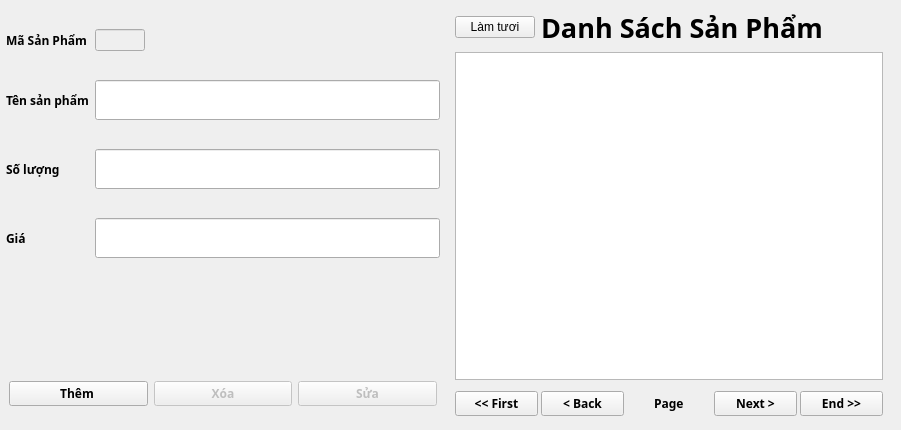
<?xml version="1.0" encoding="UTF-8"?>
<ui version="4.0">
 <class>FSanPham</class>
 <widget class="QWidget" name="FSanPham">
  <property name="geometry">
   <rect>
    <x>0</x>
    <y>0</y>
    <width>901</width>
    <height>430</height>
   </rect>
  </property>
  <property name="sizePolicy">
   <sizepolicy hsizetype="Preferred" vsizetype="Fixed">
    <horstretch>0</horstretch>
    <verstretch>0</verstretch>
   </sizepolicy>
  </property>
  <property name="windowTitle">
   <string>Form</string>
  </property>
  <layout class="QHBoxLayout" name="horizontalLayout">
   <property name="spacing">
    <number>0</number>
   </property>
   <property name="leftMargin">
    <number>0</number>
   </property>
   <property name="topMargin">
    <number>0</number>
   </property>
   <property name="rightMargin">
    <number>0</number>
   </property>
   <property name="bottomMargin">
    <number>0</number>
   </property>
   <item>
    <widget class="QWidget" name="widget" native="true">
     <layout class="QHBoxLayout" name="horizontalLayout_2">
      <property name="spacing">
       <number>0</number>
      </property>
      <property name="leftMargin">
       <number>0</number>
      </property>
      <property name="topMargin">
       <number>0</number>
      </property>
      <property name="bottomMargin">
       <number>0</number>
      </property>
      <item>
       <widget class="QWidget" name="widget_2" native="true">
        <layout class="QVBoxLayout" name="verticalLayout">
         <property name="spacing">
          <number>0</number>
         </property>
         <property name="leftMargin">
          <number>0</number>
         </property>
         <property name="topMargin">
          <number>0</number>
         </property>
         <property name="rightMargin">
          <number>0</number>
         </property>
         <property name="bottomMargin">
          <number>0</number>
         </property>
         <item>
          <widget class="QWidget" name="widget_4" native="true">
           <layout class="QHBoxLayout" name="horizontalLayout_5">
            <property name="spacing">
             <number>0</number>
            </property>
            <property name="leftMargin">
             <number>6</number>
            </property>
            <property name="topMargin">
             <number>0</number>
            </property>
            <property name="rightMargin">
             <number>6</number>
            </property>
            <property name="bottomMargin">
             <number>0</number>
            </property>
            <item>
             <layout class="QGridLayout" name="gridLayout">
              <property name="horizontalSpacing">
               <number>6</number>
              </property>
              <property name="verticalSpacing">
               <number>0</number>
              </property>
              <item row="1" column="1">
               <widget class="QLineEdit" name="txtTenSP">
                <property name="minimumSize">
                 <size>
                  <width>0</width>
                  <height>40</height>
                 </size>
                </property>
               </widget>
              </item>
              <item row="2" column="1">
               <widget class="QLineEdit" name="txtSL">
                <property name="minimumSize">
                 <size>
                  <width>0</width>
                  <height>40</height>
                 </size>
                </property>
               </widget>
              </item>
              <item row="0" column="0" alignment="Qt::AlignLeft">
               <widget class="QLabel" name="label_2">
                <property name="font">
                 <font>
                  <family>Ubuntu Condensed</family>
                  <weight>75</weight>
                  <bold>true</bold>
                 </font>
                </property>
                <property name="text">
                 <string>Mã Sản Phẩm</string>
                </property>
               </widget>
              </item>
              <item row="0" column="1">
               <widget class="QLineEdit" name="txtMaSP">
                <property name="enabled">
                 <bool>false</bool>
                </property>
                <property name="minimumSize">
                 <size>
                  <width>0</width>
                  <height>0</height>
                 </size>
                </property>
                <property name="maximumSize">
                 <size>
                  <width>50</width>
                  <height>16777215</height>
                 </size>
                </property>
                <property name="readOnly">
                 <bool>true</bool>
                </property>
               </widget>
              </item>
              <item row="3" column="1">
               <widget class="QLineEdit" name="txtGia">
                <property name="minimumSize">
                 <size>
                  <width>0</width>
                  <height>40</height>
                 </size>
                </property>
               </widget>
              </item>
              <item row="1" column="0" alignment="Qt::AlignLeft">
               <widget class="QLabel" name="label_3">
                <property name="font">
                 <font>
                  <family>Ubuntu Condensed</family>
                  <weight>75</weight>
                  <bold>true</bold>
                 </font>
                </property>
                <property name="text">
                 <string>Tên sản phẩm</string>
                </property>
               </widget>
              </item>
              <item row="3" column="0" alignment="Qt::AlignLeft">
               <widget class="QLabel" name="label_5">
                <property name="font">
                 <font>
                  <family>Ubuntu Condensed</family>
                  <weight>75</weight>
                  <bold>true</bold>
                 </font>
                </property>
                <property name="text">
                 <string>Giá</string>
                </property>
               </widget>
              </item>
              <item row="2" column="0" alignment="Qt::AlignLeft">
               <widget class="QLabel" name="label_4">
                <property name="font">
                 <font>
                  <family>Ubuntu Condensed</family>
                  <weight>75</weight>
                  <bold>true</bold>
                 </font>
                </property>
                <property name="text">
                 <string>Số lượng </string>
                </property>
               </widget>
              </item>
             </layout>
            </item>
           </layout>
          </widget>
         </item>
         <item>
          <widget class="QWidget" name="widget_5" native="true">
           <property name="sizePolicy">
            <sizepolicy hsizetype="Preferred" vsizetype="Fixed">
             <horstretch>0</horstretch>
             <verstretch>0</verstretch>
            </sizepolicy>
           </property>
           <layout class="QVBoxLayout" name="verticalLayout_3">
            <item>
             <spacer name="verticalSpacer">
              <property name="orientation">
               <enum>Qt::Vertical</enum>
              </property>
              <property name="sizeHint" stdset="0">
               <size>
                <width>20</width>
                <height>83</height>
               </size>
              </property>
             </spacer>
            </item>
            <item>
             <layout class="QHBoxLayout" name="horizontalLayout_4">
              <property name="bottomMargin">
               <number>15</number>
              </property>
              <item>
               <widget class="QPushButton" name="btnThem">
                <property name="font">
                 <font>
                  <family>Ubuntu Condensed</family>
                  <weight>75</weight>
                  <bold>true</bold>
                 </font>
                </property>
                <property name="text">
                 <string>Thêm </string>
                </property>
               </widget>
              </item>
              <item>
               <widget class="QPushButton" name="btnXoa">
                <property name="enabled">
                 <bool>false</bool>
                </property>
                <property name="font">
                 <font>
                  <family>Ubuntu Condensed</family>
                  <weight>75</weight>
                  <bold>true</bold>
                 </font>
                </property>
                <property name="text">
                 <string>Xóa</string>
                </property>
               </widget>
              </item>
              <item>
               <widget class="QPushButton" name="btnSua">
                <property name="enabled">
                 <bool>false</bool>
                </property>
                <property name="font">
                 <font>
                  <family>Ubuntu Condensed</family>
                  <weight>75</weight>
                  <bold>true</bold>
                 </font>
                </property>
                <property name="text">
                 <string>Sửa</string>
                </property>
               </widget>
              </item>
             </layout>
            </item>
           </layout>
          </widget>
         </item>
        </layout>
       </widget>
      </item>
      <item>
       <widget class="QWidget" name="widget_3" native="true">
        <layout class="QVBoxLayout" name="verticalLayout_2">
         <item>
          <widget class="QWidget" name="widget_6" native="true">
           <property name="sizePolicy">
            <sizepolicy hsizetype="Preferred" vsizetype="Fixed">
             <horstretch>0</horstretch>
             <verstretch>0</verstretch>
            </sizepolicy>
           </property>
           <layout class="QHBoxLayout" name="horizontalLayout_3">
            <property name="leftMargin">
             <number>0</number>
            </property>
            <property name="topMargin">
             <number>0</number>
            </property>
            <property name="rightMargin">
             <number>0</number>
            </property>
            <property name="bottomMargin">
             <number>0</number>
            </property>
            <item alignment="Qt::AlignLeft">
             <widget class="QWidget" name="widget_8" native="true">
              <layout class="QHBoxLayout" name="horizontalLayout_7">
               <property name="leftMargin">
                <number>0</number>
               </property>
               <property name="topMargin">
                <number>0</number>
               </property>
               <property name="rightMargin">
                <number>0</number>
               </property>
               <property name="bottomMargin">
                <number>0</number>
               </property>
               <item>
                <widget class="QPushButton" name="btnLT">
                 <property name="text">
                  <string>Làm tươi</string>
                 </property>
                </widget>
               </item>
              </layout>
             </widget>
            </item>
            <item>
             <widget class="QWidget" name="widget_10" native="true">
              <layout class="QHBoxLayout" name="horizontalLayout_9">
               <property name="leftMargin">
                <number>0</number>
               </property>
               <property name="topMargin">
                <number>0</number>
               </property>
               <property name="rightMargin">
                <number>0</number>
               </property>
               <property name="bottomMargin">
                <number>0</number>
               </property>
               <item alignment="Qt::AlignHCenter">
                <widget class="QLabel" name="label">
                 <property name="font">
                  <font>
                   <family>Ubuntu Condensed</family>
                   <pointsize>20</pointsize>
                   <weight>75</weight>
                   <bold>true</bold>
                  </font>
                 </property>
                 <property name="text">
                  <string>Danh Sách Sản Phẩm</string>
                 </property>
                </widget>
               </item>
              </layout>
             </widget>
            </item>
            <item>
             <widget class="QWidget" name="widget_9" native="true">
              <layout class="QHBoxLayout" name="horizontalLayout_8">
               <property name="leftMargin">
                <number>0</number>
               </property>
               <property name="topMargin">
                <number>0</number>
               </property>
               <property name="rightMargin">
                <number>0</number>
               </property>
               <property name="bottomMargin">
                <number>0</number>
               </property>
              </layout>
             </widget>
            </item>
           </layout>
          </widget>
         </item>
         <item>
          <widget class="QWidget" name="widget_7" native="true">
           <layout class="QHBoxLayout" name="horizontalLayout_6">
            <property name="spacing">
             <number>0</number>
            </property>
            <property name="leftMargin">
             <number>0</number>
            </property>
            <property name="topMargin">
             <number>0</number>
            </property>
            <property name="rightMargin">
             <number>0</number>
            </property>
            <property name="bottomMargin">
             <number>0</number>
            </property>
            <item>
             <widget class="QTableView" name="tabSanPham">
              <property name="editTriggers">
               <set>QAbstractItemView::NoEditTriggers</set>
              </property>
             </widget>
            </item>
           </layout>
          </widget>
         </item>
         <item>
          <widget class="QWidget" name="widget_11" native="true">
           <layout class="QHBoxLayout" name="horizontalLayout_10">
            <property name="spacing">
             <number>3</number>
            </property>
            <property name="leftMargin">
             <number>0</number>
            </property>
            <property name="topMargin">
             <number>0</number>
            </property>
            <property name="rightMargin">
             <number>0</number>
            </property>
            <property name="bottomMargin">
             <number>0</number>
            </property>
            <item>
             <widget class="QPushButton" name="btnFirst">
              <property name="font">
               <font>
                <family>Ubuntu Condensed</family>
                <weight>75</weight>
                <bold>true</bold>
               </font>
              </property>
              <property name="text">
               <string>&lt;&lt; First</string>
              </property>
             </widget>
            </item>
            <item>
             <widget class="QPushButton" name="btnBack">
              <property name="font">
               <font>
                <family>Ubuntu Condensed</family>
                <weight>75</weight>
                <bold>true</bold>
               </font>
              </property>
              <property name="text">
               <string>&lt; Back</string>
              </property>
             </widget>
            </item>
            <item alignment="Qt::AlignHCenter">
             <widget class="QWidget" name="widget_12" native="true">
              <layout class="QVBoxLayout" name="verticalLayout_4">
               <item>
                <widget class="QLabel" name="lbPage">
                 <property name="font">
                  <font>
                   <family>Ubuntu Condensed</family>
                   <weight>75</weight>
                   <bold>true</bold>
                  </font>
                 </property>
                 <property name="text">
                  <string>Page</string>
                 </property>
                </widget>
               </item>
              </layout>
             </widget>
            </item>
            <item>
             <widget class="QPushButton" name="btnNext">
              <property name="font">
               <font>
                <family>Ubuntu Condensed</family>
                <weight>75</weight>
                <bold>true</bold>
               </font>
              </property>
              <property name="text">
               <string>Next &gt;</string>
              </property>
             </widget>
            </item>
            <item>
             <widget class="QPushButton" name="btnEnd">
              <property name="font">
               <font>
                <family>Ubuntu Condensed</family>
                <weight>75</weight>
                <bold>true</bold>
               </font>
              </property>
              <property name="text">
               <string>End &gt;&gt;</string>
              </property>
             </widget>
            </item>
           </layout>
          </widget>
         </item>
        </layout>
       </widget>
      </item>
     </layout>
    </widget>
   </item>
  </layout>
 </widget>
 <resources/>
 <connections/>
</ui>
